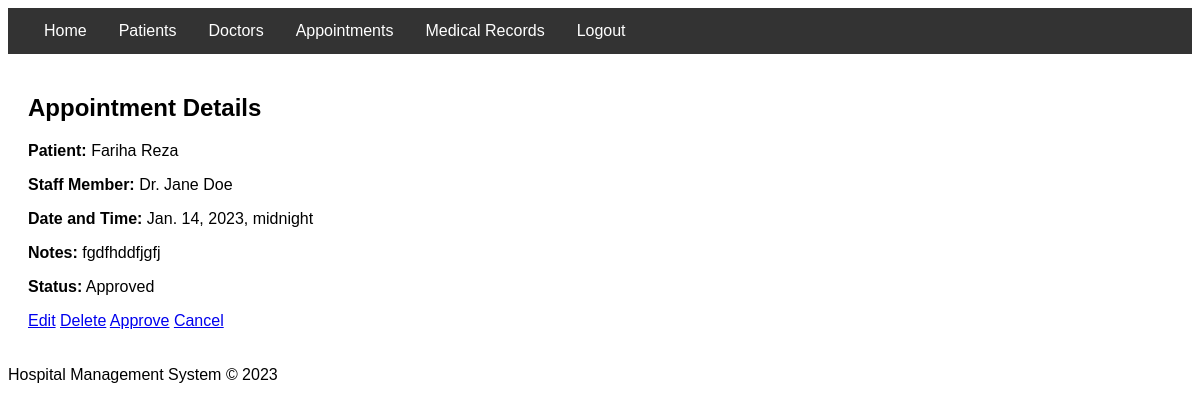
The page /hospital/appointments/1/ (signed in) on the database its author committed.
### hospital/models.py (models this page shows)
class Appointment(models.Model):
    patient = models.ForeignKey(Patient, on_delete=models.CASCADE)
    staff_member = models.ForeignKey(Staff, on_delete=models.CASCADE)
    date_time = models.DateTimeField()
    notes = models.TextField()
    STATUS_CHOICES = (
        ('pending', 'Pending'),
        ('approved', 'Approved'),
        ('cancelled', 'Cancelled'),
    )
    status = models.CharField(max_length=10, choices=STATUS_CHOICES, default='pending')

class Patient(models.Model):
    user = models.OneToOneField(User, on_delete=models.CASCADE, related_name='patient')
    name = models.CharField(max_length=100)
    date_of_birth = models.DateField()
    address = models.TextField()
    phone = models.CharField(max_length=15)
    email = models.EmailField()
    def __str__(self):
        return self.name

class Staff(models.Model):
    user = models.OneToOneField(User, on_delete=models.CASCADE, related_name='staff')
    name = models.CharField(max_length=100)
    position = models.CharField(max_length=100)
    hire_date = models.DateField()
    def __str__(self):
        return self.name

### hospital/views.py (the view)
# urls.py: path('appointments/<int:pk>/', views.appointment_detail, name='appointment_detail'),
@login_required
def appointment_detail(request, pk):
    appointment = get_object_or_404(Appointment, pk=pk)
    return render(request, 'hospital/appointment_detail.html', {'appointment': appointment})

### hospital/templates/hospital/appointment_detail.html
{% extends 'hospital/base.html' %}
{% block content %}
<div class="appointment-detail-container">
    <h2>Appointment Details</h2>
    <div class="appointment-info">
        <p><strong>Patient:</strong> {{ appointment.patient }}</p>
        <p><strong>Staff Member:</strong> {{ appointment.staff_member }}</p>
        <p><strong>Date and Time:</strong> {{ appointment.date_time }}</p>
        <p><strong>Notes:</strong> {{ appointment.notes }}</p>
        <p><strong>Status:</strong> {{ appointment.get_status_display }}</p>
    </div>
    <div class="appointment-actions">
        <a href="{% url 'appointment_edit' appointment.id %}" class="button">Edit</a>
        <a href="{% url 'appointment_delete' appointment.id %}" class="button">Delete</a>
        <a href="{% url 'change_appointment_status' appointment.id 'approved' %}" class="button">Approve</a>
        <a href="{% url 'change_appointment_status' appointment.id 'canceled' %}" class="button">Cancel</a>
    </div>
</div>
{% endblock %}

### hospital/templates/hospital/base.html (style rules this page uses)
body { font-family: 'Arial', sans-serif; }

### rows shown on the page
Appointment: patient "Fariha Reza", staff_member "Dr. Jane Doe", date_time "Jan. 14, 2023, midnight", notes "fgdfhddfjgfj", status "Approved"
